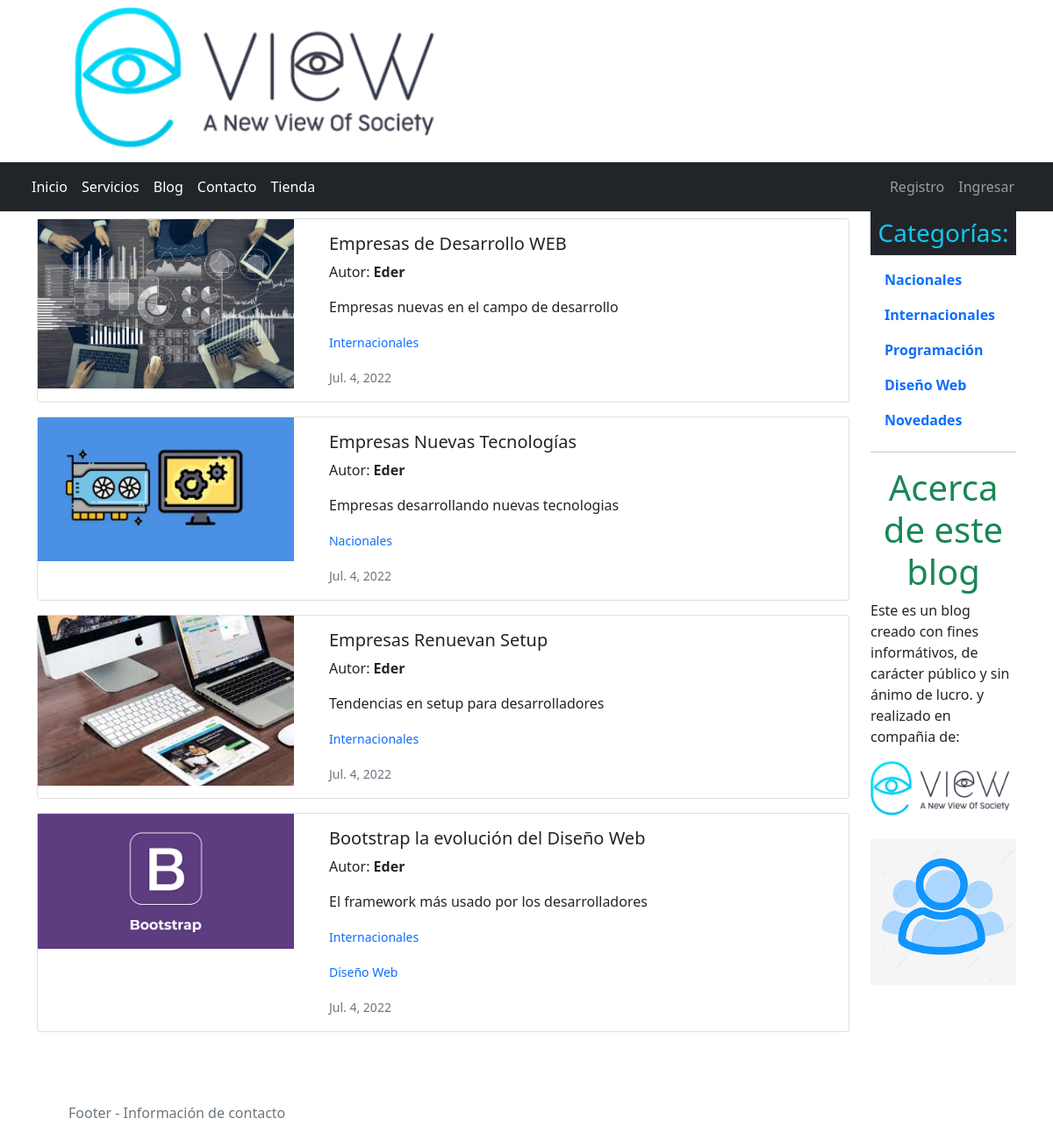
Screenshot of /blog/ with the database file from the repository.
### blog/models.py (models this page shows, shortened)
class Post(models.Model):
    titulo = models.CharField(max_length=50)
    contenido = models.CharField(max_length=50)
    imagen = models.ImageField(upload_to=upload_imagen_blog)
    autor = models.ForeignKey(User, on_delete=models.CASCADE)
    categorias = models.ManyToManyField(Categoria)
    created = models.DateTimeField(auto_now_add=True)
    updated = models.DateTimeField(auto_now_add=True)
    class Meta:
        verbose_name = 'publicacion'
        verbose_name_plural = 'publicaciones'

class Categoria(models.Model):
    nombre = models.CharField(max_length=50)
    created = models.DateTimeField(auto_now_add=True)
    updated = models.DateTimeField(auto_now_add=True)
    class Meta:
        verbose_name = 'categoria'
        verbose_name_plural = 'categorias'

### blog/views.py (the view)
# urls.py: 2. Add a URL to urlpatterns:  path('blog/', include('blog.urls'))
def blog(request):
    publicaciones = Post.objects.all()      # Consulta a la tabla
    template_name = 'blog/blog.html'        # Nombre de la plantilla
    categorias = Categoria.objects.all()    # Consulta a tabla categorías
    return render(request, template_name, {'publicaciones': publicaciones, 'categorias': categorias})

### carro/context_processor.py (called while the page is built, shortened)
def importe_total_carro(request):
    total = 0                                                                      # Variable inicializadora de valor
    cantidades = 0                                                                 # Variable inicializadora de cantidad
    if 'carro' not in request.session:
        request.session['carro'] = {}
    return {'importe_total': total, 'cantidades':cantidades}                       # Retornamos el diccionario de contexto con el dato

### blog/templates/blog/blog.html (shortened to what this page needs)
{% extends 'ProyectoWebApp/base.html' %}
{% block contenido %}
    {% load static %}
    <section class="container">
        <div class="row">
          <div class="col-10">
            {% for publicacion in publicaciones %}
            <div class="card mb-3 mt-2">
                <div class="row no-gutters">
                  <div class="col-md-4">
                    <img src="{{ publicacion.imagen.url }}" class="col-12" alt="Imagen de post">
                  </div>
                  <div class="col-md-8">
                    <div class="card-body">
                      <h5 class="card-title">{{ publicacion.titulo }}</h5>
                      <p class="card-text">Autor: <strong class="text-capitalize">{{ publicacion.autor }}</strong></p>
                      <p class="card-text">{{ publicacion.contenido }}</p>
                      {% for categoria in publicacion.categorias.all %}
                        <p class="card-text"><small class="text-primary">{{ categoria.nombre }}</small></p>
                      {% endfor %}
                      <p class="card-text"><small class="text-muted">{{ publicacion.created | date }}</small></p>
                    </div>
                  </div>
                </div>
            </div>
            {% endfor %}
          </div>
          <aside class="col-2">
              <h3 class="bg-dark pt-2 pb-2 text-info px-2 text-center">Categorías:</h3>
              {% for categoria in categorias %}
                <a class="text-primary nav-link" href="{% url 'categoria' categoria.id %}"><strong>{{ categoria.nombre }}</strong></a>
              {% endfor %}
              <hr>
              <h1 class="text-success text-center">Acerca de este blog</h1>
              <p>
                Este es un blog creado con fines informátivos, de carácter público y sin ánimo de lucro. y realizado en
                compañia de:
              </p>
              <div class="col-12">
                <img src="{% static 'media/img/logoview.png' %}" class="col-12" alt="">
                <br>
                <img src="{% static 'media/img/default.png' %}" class="col-12" alt="">
              </div>
          </aside>
        </div>
    </section>
{% endblock %}

### ProyectoWebApp/templates/ProyectoWebApp/base.html (shortened to what this page needs)
<!DOCTYPE html>
<html lang="es">
 <head>
    {% load static %}
    <link rel="stylesheet" href="{% static 'css/bootstrap.css' %}"/>
    <link rel="stylesheet" href="{% static 'css/estilo.css' %}">
</head>
<body>
    <main role="main" class="flex-shrink-0">
        <section class="container-fluid">
            <div class="row">
                <div class="col text-center mt-2 mb-2">
                    <img class="img-fluid text-center" src="{% static 'media/img/logoview.png' %}" alt="" width="430" >
                </div>
                <div class="col text-center mt-2 mb-2">
                </div>
                <nav class="navbar navbar-expand-lg navbar-dark bg-dark">
                    <div class="collapse navbar-collapse" id="navbarNavAltMarkup">
                        <div class="navbar-nav container">
                            <a class="nav-link {% if request.method == 'GET'%}active {% endif %}" href="/">Inicio</a>
                            <a class="nav-link {% if request.method == 'GET'%}active {% endif %}" href="{% url 'servicios' %}">Servicios</a>
                            <a class="nav-link {% if request.method == 'GET'%}active {% endif %}" href="{% url 'blog' %}">Blog</a>
                            <a class="nav-link {% if request.method == 'GET'%}active {% endif %}" href="{% url 'contacto' %}">Contacto</a>
                            <a class="nav-link {% if request.method == 'GET'%}active {% endif %}" href="{% url 'tienda' %}">Tienda</a>
                        </div>
                        <div class="my-5 my-lg-0">
                            <div class="container">
                                <ul class="navbar-nav d-flex">
                                    {% if user.is_authenticated %}
                                        <li class="nav-item active">
                                            <a class="nav-link text-capitalize">{{ user.username }}</a>
                                        </li>
                                        <li class="nav-item active">
                                            <a class="nav-link" href="{% url 'carrito' %}">Carrito</a>
                                        </li>
                                        <li class="nav-item active">
                                            <a class="nav-link" href="{% url 'cerrar_sesion' %}">Salir</a>
                                        </li>
                                    {% else %}
                                    <li class="nav-item active">
                                        <a class="nav-link" href="{% url 'autenticacion' %}">Registro</a>
                                    </li>
                                        <li class="nav-item active">
                                            <a class="nav-link" href="{% url 'ingreso' %}">Ingresar</a>
                                        </li>
                                    {% endif %}
                                </ul>
                            </div>
                        </div>
                    </div>
                </nav>
            </div>
        </section>
        {% block contenido %}{% endblock %}
    </main>
    <footer class="footer mt-auto py-3">
        <div class="container p-5">
          <span class="text-muted">Footer - Información de contacto</span>
        </div>
    </footer>
</body>
</html>

### rows the page displays
Post: imagen (picture), titulo "Empresas de Desarrollo WEB", autor "Eder", contenido "Empresas nuevas en el campo de desarrollo", created "Jul. 4, 2022"
Categoria: nombre "Internacionales"
Post: imagen (picture), titulo "Empresas Nuevas Tecnologías", autor "Eder", contenido "Empresas desarrollando nuevas tecnologias", created "Jul. 4, 2022"
Categoria: nombre "Nacionales"
Post: imagen (picture), titulo "Empresas Renuevan Setup", autor "Eder", contenido "Tendencias en setup para desarrolladores", created "Jul. 4, 2022"
Post: imagen (picture), titulo "Bootstrap la evolución del Diseño Web", autor "Eder", contenido "El framework más usado por los desarrolladores", created "Jul. 4, 2022"
Categoria: nombre "Diseño Web"
Categoria: nombre "Programación"
Categoria: nombre "Novedades"
